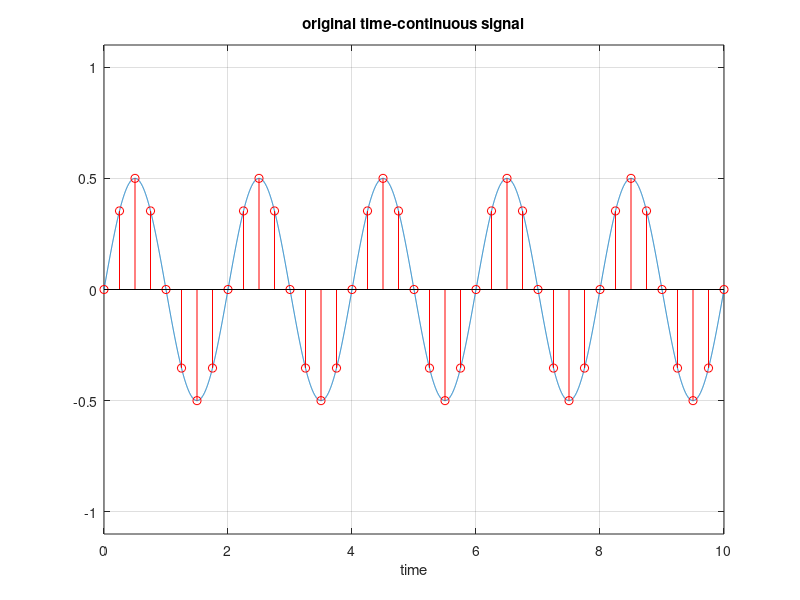

Recreate this plot in MATLAB.
clear all
close all

dt=.001;
t=(0:dt:10);

f = 2;

x=0.5*sin(2*pi*(1/f)*t);
 
DT=0.25;
T=(0:DT:10);
xn=x(1:DT/dt:length(t));

figure(1)

clf
plot(t,x)
axis([0 10 -1.1 1.1])
xlabel('time')
title('original time-continuous signal')
grid on
hold on
pause
stem(T,xn,'r')

return;
%% Rumore
clear all; clf;

R = 50;
dt =0.1;
d = rand(R,1)-0.5;   % rumore

m = (0:dt:R-1);
%s = sin(m);   % segnale
x  = d';                    % segnale rumoroso
figure(1);
%subplot(3,1,1);  stem(m,s);
%xlabel('Time index n'); ylabel('Amplitude'); title('Original uncorrupted sequence');
subplot(3,1,2);  stem(m,d);
xlabel('Time index n'); ylabel('Amplitude');  title('Noise');
subplot(3,1,3);  stem(m,x);
xlabel('Time index n'); ylabel('Amplitude');  title('Corrupted sequence');

return;